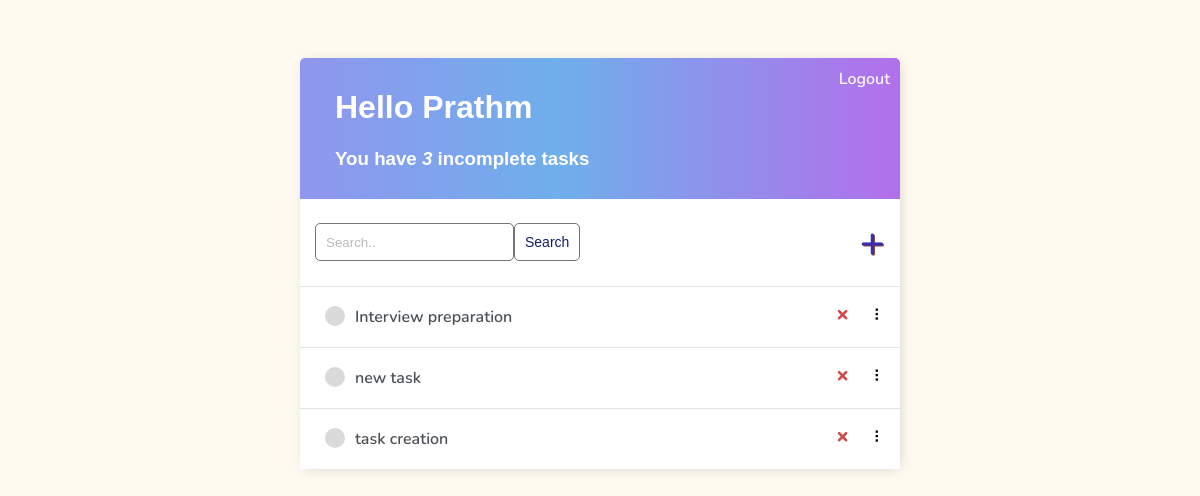
Before: / (signed in) with the older database file.
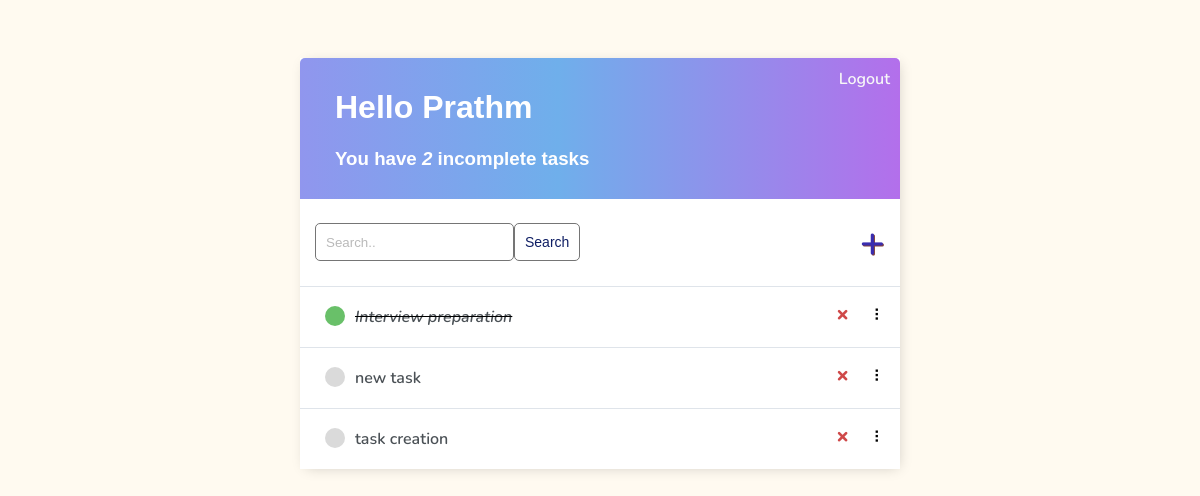
After: the same page with the newer database file.
### todo_list/models.py (models this page shows)
class Task(models.Model):
    user = models.ForeignKey(
        User, on_delete=models.CASCADE, null=True, blank=True)
    title = models.CharField(max_length=100)
    description = models.TextField(max_length=200, null=True, blank=True)
    complete = models.BooleanField(default=False)
    created = models.DateTimeField(auto_now_add=True)  # time and date
    def __str__(self) -> str:
        return self.title
    class Meta:
        order_with_respect_to = 'user'

### todo_list/views.py (the view)
# urls.py: path("", TaskList.as_view(), name="tasks"),
class TaskList(LoginRequiredMixin, ListView):
    model = Task
    context_object_name = "tasks"
    def get_context_data(self, **kwargs: Any) -> Dict[str, Any]:
        context = super().get_context_data(**kwargs)
        context["tasks"] = context["tasks"].filter(user=self.request.user)
        context["count"] = context["tasks"].filter(complete=False).count()
        search_input = self.request.GET.get("search-area") or ""
        if search_input:
            context["tasks"] = context["tasks"].filter(
                title__contains=search_input)
        context["search_input"] = search_input
        return context

### todo_list/templates/todo_list/task_list.html (shortened to what this page needs)
{% extends "todo_list/base.html" %}
{% block body %}
<div class="header-bar">
    <div>
        <h1>Hello {{ request.user|title }}</h1>
        <h3>You have <i>{{count}}</i> incomplete task{{ count|pluralize:"s" }}</h3>
    </div>
    {% if request.user.is_authenticated %}
    <a href="{% url 'logout' %}">Logout</a>
    {% else %}
    <a href="{% url 'login' %}">Login</a>
    {% endif %}
</div>
<div id="search-add-wrapper">
    <form class="fr" method="GET">
        <input type="text" name="search-area" placeholder="Search.." value="{{ search_input }}">
        <input class="button" type="submit" value="Search">
    </form>
    {% if tasks|length > 0 %}
    <a id="add-link" href="{% url 'task-create' %}">&#x2b;</a>
    {% endif %}
</div>
<div id="tasklist" class="task-items-wrapper">
    {% for task in tasks %}
    <div class="task-wrapper" data-position="{{ task.pk }}">
        <div class="task-title">
            {% if task.complete %}
            <div class="task-complete-icon"></div>
            <i><s><a href="{% url 'task-update' task.id %}">{{ task }}</a></s></i>
            {% else %}
            <div class="task-incomplete-icon"></div>
            <a href="{% url 'task-update' task.id %}">{{task}}</a>
            {% endif %}
        </div>
        <div class="task-controls">
            <a href="{% url 'task-delete' task.id %}" class="delete-link">&#215;</a>
            <span class="handle">&nbsp;&#10247;</span>
        </div>
        {% empty %}
        <div class="footer">
            <h3>No new task are created.</h3>
            <h3>Create a <a href="{% url 'task-create' %}">new task</a>!</h3>
        </div>
    </div>
    {% endfor %}
</div>
{% endblock body %}

### todo_list/templates/todo_list/base.html (shortened to what this page needs)
{% load static %}
<!DOCTYPE html>
<html lang="en">
    <head>
        <link href="{% static 'css/style.css' %}" rel="stylesheet">
    </head>
    <body style="background-color:floralwhite">
        <div class="container">
            {% block body %}
            {% endblock body %}
        </div>
    </body>
</html>

### todo_list/static/css/style.css (style rules this page uses)
html { position: relative; overflow-x: hidden !important; }
* { box-sizing: border-box; }
body { font-family: 'Nunito', sans-serif; padding-top: 50px; }
h1, h2, h3, h4, h5, h6 { font-family: 'Raleway', sans-serif; padding-left: 25px; }
a, p { color: #4b5156 }
a { font-weight: 600; }
.container { max-width: 600px; margin: auto; background-color: #fff; -webkit-box-shadow: 2px 2px 13px -4px rgba(0, 0, 0, 0.21); box-shadow: 2px 2px 13px -4px rgba(0, 0, 0, 0.21); }
input { outline: none; border: none; }
.header-bar { display: flex; justify-content: space-between; color: #fff; padding: 10px; border-radius: 5px 5px 0 0; background: linear-gradient(90deg, #9096ee 0%, #6fafeb 43%, #b36feb 100%); }
.header-bar a { color: rgb(247, 247, 247); text-decoration: none; }
.task-wrapper { display: block; align-items: center; justify-content: space-between; background-color: #fff; border-top: 1px solid #dfe4ea; overflow: hidden; }
.task-title { display: inline-flex; padding: 19px 25px; }
.task-controls { float: right; display: inline-flex; }
.task-title a { text-decoration: none; color: #4b5156; margin-left: 10px; }
.task-complete-icon { display: inline-flex; height: 20px; width: 20px; background-color: rgb(105, 192, 105); border-radius: 50%; }
.task-incomplete-icon { display: inline-flex; height: 20px; width: 20px; background-color: rgb(218, 218, 218); border-radius: 50%; }
.delete-link { text-decoration: none; font-weight: 900; color: #cf4949; font-size: 22px; line-height: 0; padding: 27px 5px; }
.handle { display: inline-flex; padding: 18px 15px; cursor: grab; user-select: none; }
.handle:after, .handle:before { display: block; content: ""; }
#add-link { color: #3a2daf; text-decoration: none; font-size: 42px; text-shadow: 1px 1px #81413b; }
#search-add-wrapper { display: flex; justify-content: space-between; align-items: center; padding: 15px; }
#search-add-wrapper form { width: 60%; display: flex; }
input[type=text], input[type=password], textarea { border: 1px solid #757575; border-radius: 5px; padding: 10px; }
::placeholder { font-weight: 300; opacity: 0.5; }
.button { border: 1px solid #757575; background-color: #FFF; color: #0f1e64; padding: 10px; font-size: 14px; border-radius: 5px; cursor: pointer; text-decoration: none; }

Changed rows visible on the page:
changed Task "Interview preparation": complete False → True (drawn)
Other visible differences:
{{ count }}: "3" → "2"
